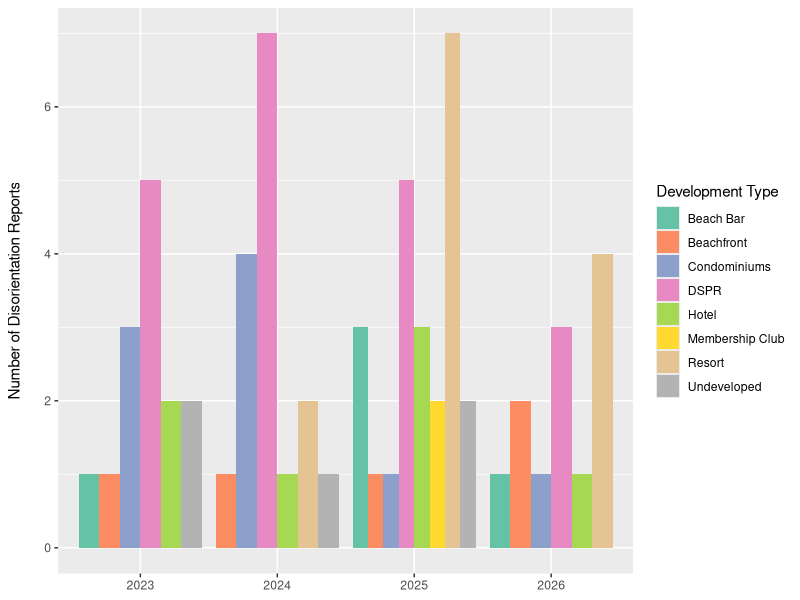
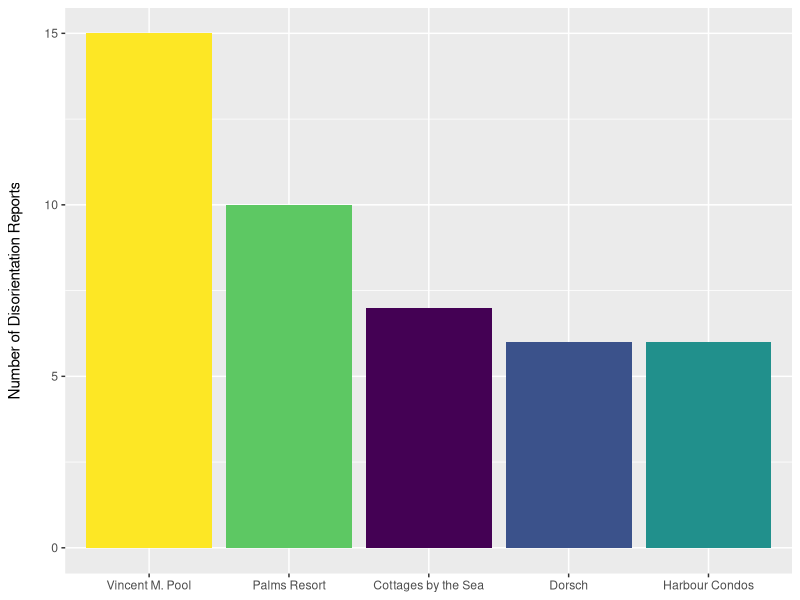
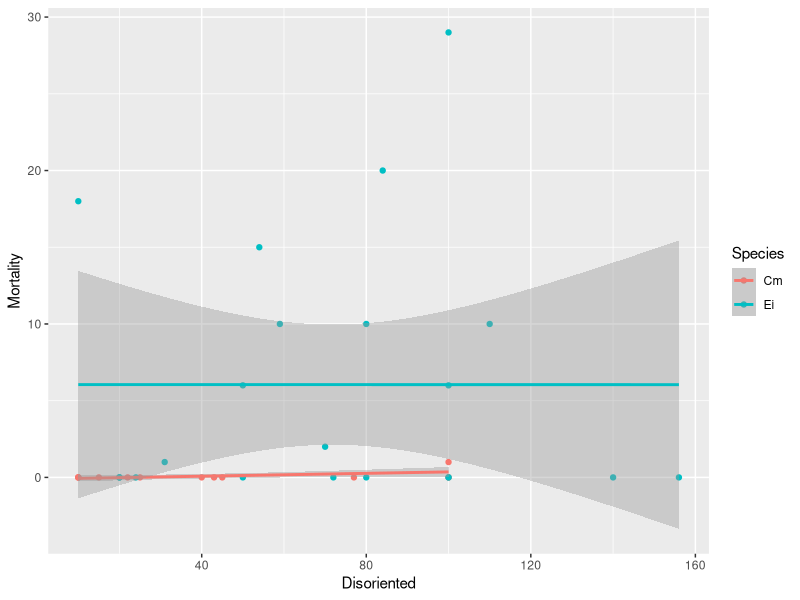
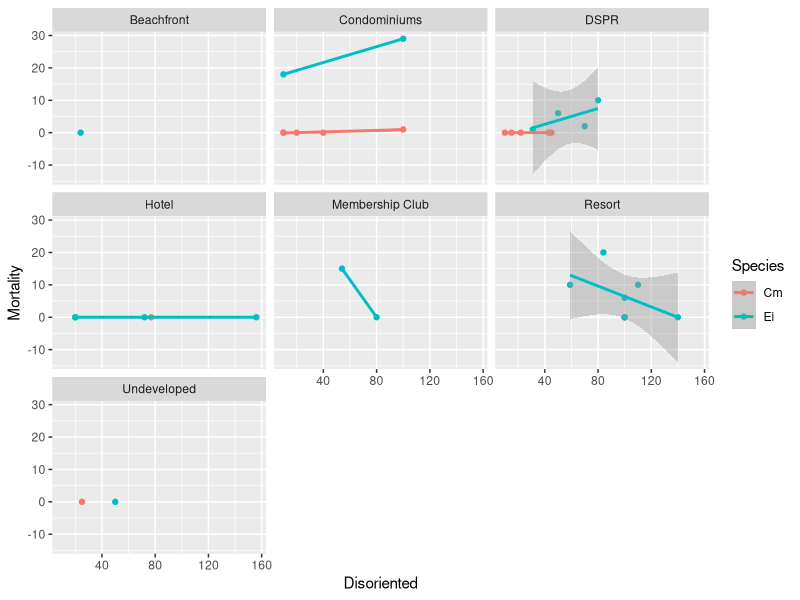
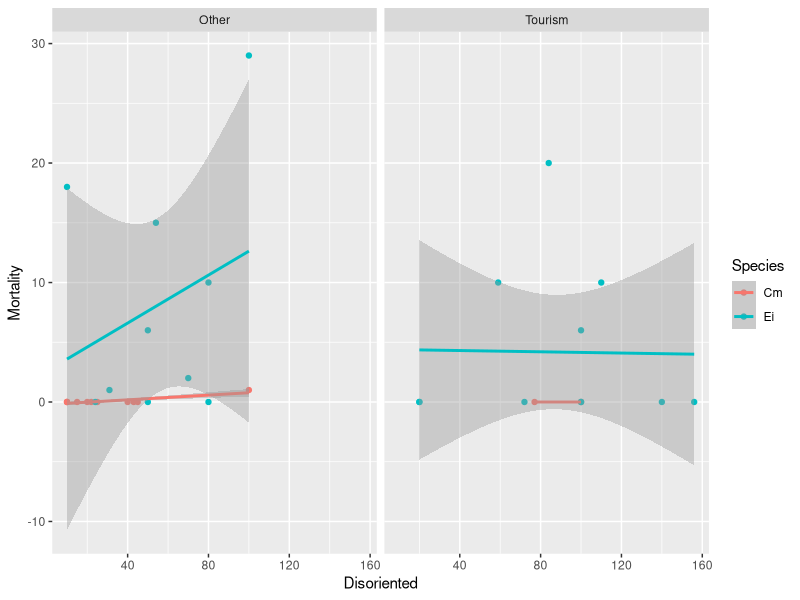
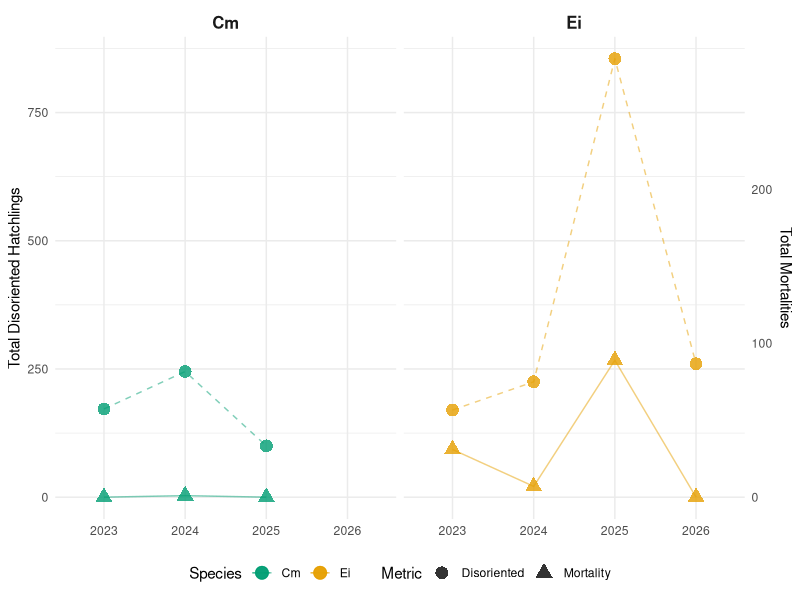

Write the R code that produced these figures, in order.

# Load libraries
library(tidyverse)
library(ggplot2)
library(dplyr)
library(tidyr)


# Set working directory

setwd("C:\\Users\\romin\\Desktop\\My Thesis\\SQM CSVs\\STAR Disorientation Data")

# Create a data name

stx_disorient <- read.csv("STAR_Disorientation Data.csv")

# Organize Property Type

property_type <-stx_disorient%>%
  select(Year, Property.Type)%>%
  filter(Property.Type!="")

# Organize Locations

location_reports <-stx_disorient%>%
  select(Year, Location)%>%
  filter(Location!="")%>%
  drop_na()
  

### Bar chart that tallies property types across years
# Charts shows that disorientations occur more at DSPR

ggplot(property_type, aes(x = as.factor(Year), fill = Property.Type)) +
  geom_bar(position = "dodge") +
  scale_fill_brewer(palette = "Set2") + #colorblind-safe colors
  labs(
    title = NULL,
    x = NULL,
    y = "Number of Disorientation Reports",
    fill = "Development Type"
  ) +
  theme(axis.title.y = element_text(margin = margin(t = 0, r = 15, b = 0, l = 0)))
  theme_minimal()
  
  
### Top 5 Locations with the highest disorientation reports
### Out of the 5 Locations 4 of them are in the West-End
  
top_locations <- stx_disorient %>%
    mutate(Location = trimws(Location)) %>%
    filter(!is.na(Location), Location != "", Location != "N/A") %>%
    count(Location, sort = TRUE) %>%
    slice_max(n, n = 5)


ggplot(top_locations, aes(x = reorder(Location, -n), y = n, fill = Location)) +
  geom_col(show.legend = FALSE) +
  scale_fill_viridis_d(option = "D") + #color blind safe colors
  labs(
    title = NULL,
    x = NULL,
    y = "Number of Disorientation Reports"
  ) +
  theme(axis.title.y = element_text(margin = margin(t = 0, r = 15, b = 0, l = 0)))
  theme_minimal()


# Mortality Across Years for Hawksbill and Green Turtle Hatchlings

mortality_years <- stx_disorient %>%
  select(Year, Species, Mortality, Disoriented) %>%
  drop_na(Year, Species, Mortality, Disoriented) %>%
  filter(Year != "", Species != "", Mortality != "", Disoriented != "")

# Cleans up the NA's and UNKs in the rows. 

mortality_clean <- stx_disorient %>%
  select(Year, Species, Mortality, Disoriented, Property.Type, Incident.Documented) %>%
  drop_na(Year, Species, Mortality, Disoriented, Property.Type,  Incident.Documented) %>%
  filter(
    Year != "", Species != "", Mortality != "", Disoriented != "",
    if_all(c(Year, Species, Mortality, Disoriented), ~ !.x %in% c("UNK", "N/A")))%>%
  mutate(Mortality=as.numeric(Mortality), Disoriented=as.numeric(Disoriented),Species=as.factor(Species),Prop=case_when(Property.Type%in% c("Hotel", "Resort")~"Tourism",TRUE~"Other"))


# Line of best fit

ggplot(mortality_clean,aes(x=Disoriented, y=Mortality, color=Species))+
  geom_point()+
  geom_smooth(method = "lm")

# Facet Wrap

ggplot(mortality_clean,aes(x=Disoriented, y=Mortality, color=Species))+
  geom_point()+
  geom_smooth(method = "lm")+
  facet_wrap(~Property.Type)

#New Variable
ggplot(mortality_clean,aes(x=Disoriented, y=Mortality, color=Species))+
  geom_point()+
  geom_smooth(method = "lm")+
  facet_wrap(~Prop)


### Summarize total counts per year and species
dual_axis_data <- mortality_clean %>%
  mutate(
    Mortality = as.numeric(Mortality),
    Disoriented = as.numeric(Disoriented)) %>%
  group_by(Year, Species) %>%
  summarise(
    Total_Mortality = sum(Mortality, na.rm = TRUE),
    Total_Disoriented = sum(Disoriented, na.rm = TRUE),
    .groups = "drop")

# Define our scale multiplier factor
scale_factor <- 3

# Dual Y axis
ggplot(dual_axis_data, aes(x = as.factor(Year), group = Species, color = Species)) +
  geom_point(aes(y = Total_Disoriented, shape = "Disoriented"), size = 4, alpha = 0.8) +
  geom_line(aes(y = Total_Disoriented), linetype = "dashed", alpha = 0.5) +
  geom_point(aes(y = Total_Mortality * scale_factor, shape = "Mortality"), size = 4, alpha = 0.8) +
  geom_line(aes(y = Total_Mortality * scale_factor), linetype = "solid", alpha = 0.5) +
  facet_wrap(~ Species) +
  scale_y_continuous(
    name = "Total Disoriented Hatchlings",
    sec.axis = sec_axis(~ . / scale_factor, name = "Total Mortalities")) +
  scale_color_manual(values = c("Cm" = "#009E73", "Ei" = "#E69F00")) +
  labs(
    title = NULL,
    x = NULL,
    shape = "Metric") +
  theme_minimal() +
  theme(
    strip.text = element_text(face = "bold", size = 12),
    legend.position = "bottom")
